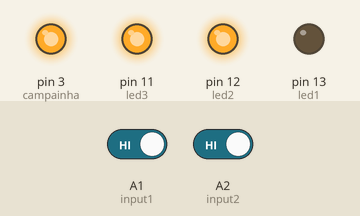
The sketch below on a simulated Arduino Mega 2560, built with avr-gcc and run on an emulated ATmega2560. Parts: output pins drawn as LEDs (lit = HIGH). The inputs (shaded band) are chosen by the test bench; at power-on: A1 (input1) HIGH, A2 (input2) HIGH. What the sketch prints to the serial monitor is not drawn.

Above: at 2.4 s.
2.5 s: A1 (input1) driven LOW
At 3.5 s:
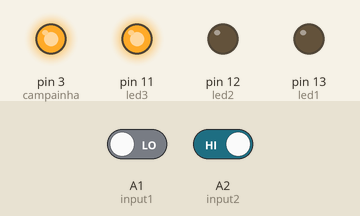
4.0 s: A2 (input2) driven LOW
At 4.7 s:
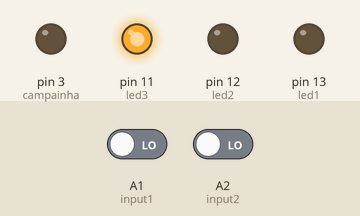
5.5 s: A1 (input1) driven HIGH
At 5.8 s:
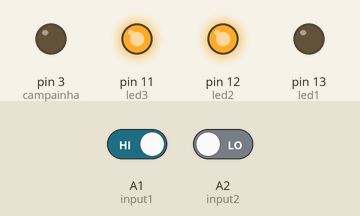
7.0 s: A2 (input2) driven HIGH
At 8.1 s:
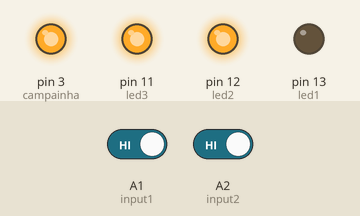
Timing chart, 0 to 9.5 s (numbered marks = the images above; inputs shaded):
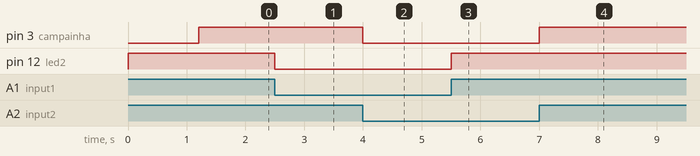

The sketch:

playground06a.ino
```cpp
// Neste playground 06 A, vamos começar vendo o básico do Arduino, sem usar bibliotecas externas.
// Veja os códigos de exemplo e programe o que está sendo soliticado em LETRAS MAIÚSCULAS.


// ANTES DE COMEÇARMOS, É PRECISO AJUSTAR O MODELO DO MICROCONTROLADOR NESTE EDITOR!
// VÁ EM Ferramentas > Placa: (...) >  Arduino AVR Boards > Arduino Mega ou Mega 2560.
// VOCÊ SÓ PRECISA FAZER ISTO 1 VEZ.


// Aqui no começo do código, a gente inicia as nossas variáveis globais.
int led1 = 13;
int led2 = 12;
int led3 = 11;

int input1 = A1;
int input2 = A2;

int campainha = 3;


// A função setup é executada 1 vez, no começo do programa.
// Aqui a gente geralmente chama comandos para as configurações iniciais dos dispositivos.

void setup() {
  pinMode(campainha, OUTPUT);

  // Vamos começar configurando os LEDs.
  // É muito importante começar definindo os pinos deles como OUTPUT (saída).
  pinMode(led1, OUTPUT);

  // Depois do pinMode OUTPUT, o Arduino envia um LOW (0V) para esse pino.
  // Os nossos LEDs estão configurados para acender com LOW, logo o LED 1 começa aceso.

  // Para mudar o estado do LED, chamamos o digitalWrite.
  // Vamos configurar o LED 2 como saída e apagá-lo em seguida com HIGH (5V).
  pinMode(led2, OUTPUT);
  digitalWrite(led2, HIGH);


  // COMPILE O PROGRAMA INDO NO MENU Skecth > Exportar Binário Compilado.
  // DEPOIS VÁ NO SIMULIDE E ABRA O ARQUIVO playground06a.simu (USE O 3º BOTÃO NA BARRA SUPERIOR, COM O TRIÂNGULO PARA CIMA).
  // EM SEGUIDA, CLIQUE NO PRIMEIRO BOTÃO VERMELHO NO TOPO PARA LIGAR O CIRCUITO.
  // OBSERVE O LED 1 ACESO E O LED 2 APAGADO.
  // DEPOIS PARE A SIMULAÇÃO CLICANDO NOVAMENTE NO BOTÃO, QUE AGORA ESTARÁ AMARELO.


  // Para lidar com um botão, podemos usar o modo INPUT no pino dele.
  // Mais adiante, na função loop, faremos um monitoramento manual dessa entrada.
  // No playground 06 B, a gente vai ver uma alternativa mais interessante.
  pinMode(input1, INPUT);


  // NO COMEÇO DO PROGRAMA, INICIE A VARIÁVEL input2 (PARA O BOTÃO 2) NO PINO A2.
  // CONFIGURE AQUI ESSE PINO input2 COMO INPUT.
  // COMPILE O PROGRAMA NOVAMENTE COM Skecth > Exportar Binário Compilado.
  // VOLTE NO SIMULIDE. SE A SIMULAÇÃO AINDA ESTIVER RODANDO, CLIQUE NO BOTÃO AMARELO PARA PARAR.
  // CLIQUE NO PRIMEIRO BOTÃO VERMELHO NO TOPO PARA LIGAR O CIRCUITO NOVAMENTE.
  // NADA VAI ACONTECER AO APERTAR O BOTÃO 2 AINDA. SÓ ESTAMOS PRATICANDO E PREPARANDO O TERRENO PARA DEPOIS.
  pinMode(input2, INPUT);


  // Por fim, é importante inicializar a Serial aqui na setup.
  // Como o Arduino não tem um monitor, ele precisa enviar mensagens pelo cabo USB até o computador.
  // A Serial.begin define a taxa de transmissão dessa comunicação.
  Serial.begin(9600);


  // Depois do begin, é só enviar uma mensagem com a Serial.println.
  // Se você tivesse um Arduino físico, a tela serial seria aberta clicando no botão com lupa ali no topo direito do editor.
  // No caso Arduino do Simulide, a tela serial fica no simulador.
  Serial.println("Iniciei o programa com a setup!");


  // Outro comando útil é o delay, que é equivalente ao sleep que a gente usava no Python.
  // Ele também trava a execução do programa, então temos que usar com cautela.
  // Uma diferença importante é que a delay recebe o tempo em milissegundos.
  delay(500);
  Serial.println("Passaram-se 500 milissegundos");


  // COMPILE O CÓDIGO AQUI, VOLTE PARA O SIMULIDE E REINICIE A SIMULAÇÃO.
  // CLIQUE COM O BOTÃO DIREITO NA PLACA AZUL DO ARDUINO E SELECIONE SERIAL MONITOR.
  // RODE A SIMULAÇÃO E VEJA AS DUAS MENSAGENS APARECENDO.


  // NO COMEÇO DO PROGRAMA, INICIE A VARIÁVEL DO LED 3 PARA O PINO 11.
  // CONFIGURE AQUI ESSE PINO COMO OUTPUT, O QUE FARÁ ELE ACENDER.
  // DEPOIS ESPERE 700 MILISSEGUNDOS E APAGUE O LED COM A digitalWrite.
  // OBS: O LED VAI DEMORAR UM POUQUINHO PARA ACENDER POR CAUSA DO DELAY QUE FIZEMOS ANTES.
  pinMode(led3, OUTPUT);
  delay(700);
  digitalWrite(led3, HIGH);


  // Vou imprimir uma última frase na Serial, para sinalizar o fim da setup.
  Serial.println("Terminei a setup. Agora vai iniciar o loop do programa.");
}


// Depois da setup, a função loop fica sendo chamada continuamente.
// Ela é equivalente ao "while True" lá do nosso Python.

int contagem = 0;
void loop() {

  // Para mostrar a repetição da função loop, vamos fazer um serial com delay.
  // Perceba que eu posso chamar print em vez de println, para gerar a frase com dois comandos.
  // A gente vai aprender mais tarde como juntar um número com uma string no Arduino.


  // DESCOMENTE AS LINHAS ABAIXO, RECOMPILE E RODE A SIMULAÇÃO PARA VER O RESULTADO.

  //contagem++;
  //Serial.print("Contando as repeticoes no loop: ");
  //Serial.println(contagem);
  //delay(500);


  // Dentro da loop, eu posso monitorar as entradas com a digitalRead.
  // Por exemplo, o código abaixo acende o LED 2 de acordo com a leitura do botão 1.
  // Mas o delay no loop prejudica a interatividade, por travar o programa a cada 500 ms.
  if ( digitalRead(input1) == LOW ) {
    digitalWrite(led2, LOW);
  }
  else {
    digitalWrite(led2, HIGH);
  }


  // COMPILE O CÓDIGO AQUI, VOLTE PARA O SIMULIDE E PERCEBA O ATRASO DO BOTÃO 1.
    // OBS: CLIQUE NO QUADRADO CINZA PARA PRESSIONAR O BOTÃO.
  // EM SEGUIDA, COMENTE NOVAMENTE AS 4 LINHAS INICIAS DA LOOP E VEJA A DIFERENÇA SEM O ATRASO.


  // NO COMEÇO DO PROGRAMA, CRIE UMA VARIÁVEL PARA A CAMPAINHA NO PINO 3.fi
  // CONFIGURE ESSE PINO COMO OUTPUT NA setup.
  // MONITORE AQUI EMBAIXO O ESTADO DO BOTÃO 2 COM A digitalRead:
    // SE O BOTÃO 2 ESTIVER PRESSIONADO, TOQUE A CAMPAINHA.
    // CASO CONTRÁRIO, DESLIGUE A CAMPAINHA.
  if ( digitalRead(input2) == LOW ) {
    digitalWrite(campainha, LOW);
  }
  else {
    digitalWrite(campainha, HIGH);
  }
  // OBS: O VOLUME DA CAMPAINHA É BEM ALTO!


}
```

Measured:
- after the input at 2.5 s, pin 12 (led2): HIGH → LOW at once
- after the input at 4.0 s, pin 3 (campainha): HIGH → LOW at once
- after the input at 5.5 s, pin 12 (led2): LOW → HIGH at once
- after the input at 7.0 s, pin 3 (campainha): LOW → HIGH at once
